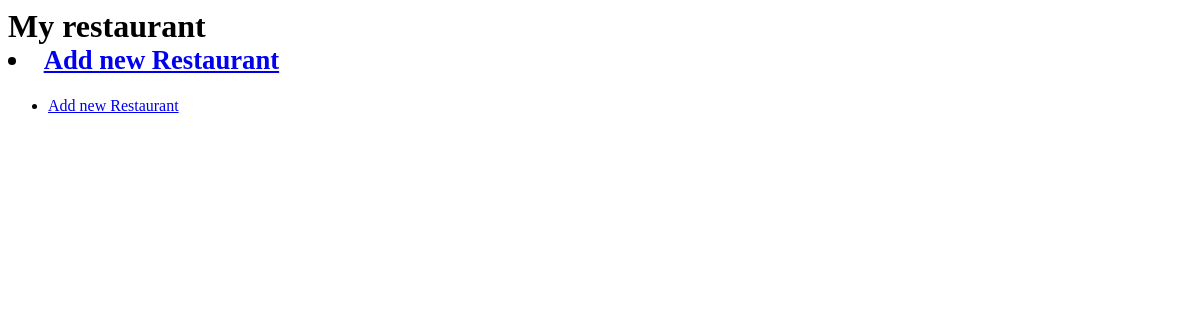
/restaurants/ (signed in), run on an earlier commit of the app's database.
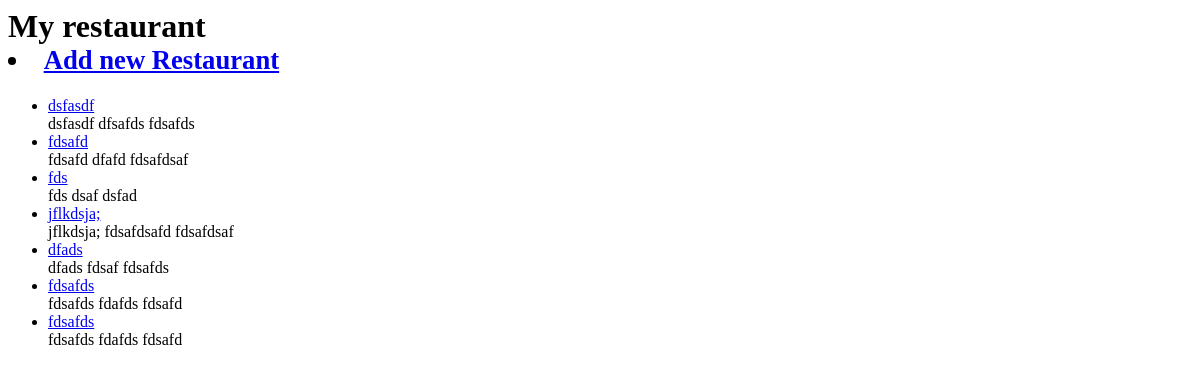
And on a later commit of the database.
### restaurants/models.py (models this page shows, shortened)
class RestaurantsLocations(models.Model):
    owner = models.ForeignKey(USER)  # django models unleashed JOINCFE.com
    name = models.CharField(max_length=120)
    location = models.CharField(max_length=120, null=True, blank=True)
    category = models.CharField(max_length=120, null=True, blank=False)
    timestamp = models.DateTimeField(auto_now_add=True)
    updateTime = models.DateTimeField(auto_now=True)
    slug = models.SlugField(null=True, blank=True)
    def __str__(self):
        return self.name
    def get_absolute_url(self):
        return reverse('restaurants:detail', kwargs={'slug': self.slug})

### restaurants/views.py (the view)
# urls.py: url(r'$', RestaurantListView.as_view(), name='list'),
class RestaurantListView(LoginRequiredMixin, ListView):
    template_name = 'restaurants/restaurants_list.html'
    login_url = '/login/'
    def get_queryset(self):
        return RestaurantsLocations.objects.filter(owner=self.request.user)

### restaurants/templates/restaurants/restaurants_list.html
{% block content %}
<h1> My restaurant <small><li><a href="{% url 'restaurants:create' %}"> Add new Restaurant</a></li></small> </h1>
{% endblock  %}
<ul>
    {% for item in object_list %}
        <li><a href="{{item.get_absolute_url}}"> {{ item }}</a><br>
        {{ item.name }} {{ item.location }} {{ item.category }} {{ item.timestemp }}
        </li>
        {% empty %}
        <li><a href="{% url 'restaurants:create' %}"> Add new Restaurant</a></li>
    {%  endfor %}
</ul>

What changed in the data, as far as the page shows it:
added RestaurantsLocations: name "dsfasdf", location "dfsafds", category "fdsafds"
added RestaurantsLocations: name "fdsafd", location "dfafd", category "fdsafdsaf"
added RestaurantsLocations: name "fds", location "dsaf", category "dsfad"
added RestaurantsLocations: name "jflkdsja;", location "fdsafdsafd", category "fdsafdsaf"
added RestaurantsLocations: name "dfads", location "fdsaf", category "fdsafds"
added RestaurantsLocations: name "fdsafds", location "fdafds", category "fdsafd"
added RestaurantsLocations: name "fdsafds", location "fdafds", category "fdsafd"
Also different on the page:
text no longer shown: "Add new Restaurant"
